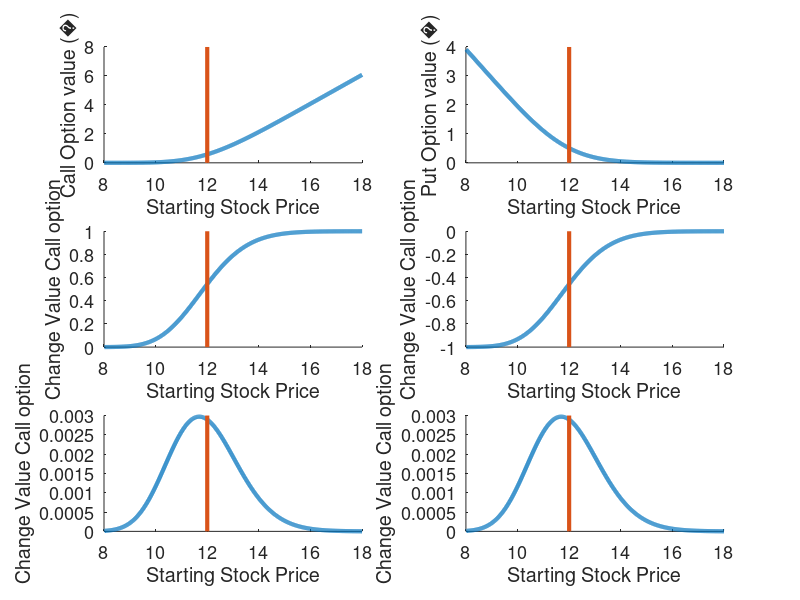

This chart was generated by the following MATLAB code:
%% Preambule
mu=0.02;
sigma=0.2;
time=82/252;
yield=0;
Strike=12;
Start=11;

%% 1D Plots
ValueCall=[];
ValuePut=[];
Startvec=[];
resolution=0.01;

for i=1:1000,
    Start=8+i*resolution;
    [A,B]=blsprice(Start,Strike,mu,time,sigma,yield);
    ValueCall(end+1)=A;
    ValuePut(end+1)=B;
    Startvec(end+1)=Start;
end
subplot(3,2,1)
hold on
plot(Startvec,ValueCall,'LineWidth',3)
plot([12,12],[0 8],'LineWidth',3)
hold off
xlabel('Starting Stock Price','FontSize', 15)
ylabel('Call Option value (�)','FontSize', 15)
set(gca,'FontSize',13)

subplot(3,2,2)
hold on
plot(Startvec,ValuePut,'LineWidth',3)
plot([12,12],[0 4],'LineWidth',3)
hold off
xlabel('Starting Stock Price','FontSize', 15)
ylabel('Put Option value (�)','FontSize', 15)
set(gca,'FontSize',13)

subplot(3,2,3)
hold on
plot(Startvec(2:end),diff(ValueCall)/resolution,'LineWidth',3)
plot([12,12],[0 1],'LineWidth',3)
hold off
xlabel('Starting Stock Price','FontSize', 15)
ylabel('Change Value Call option','FontSize', 15)
set(gca,'FontSize',13)

subplot(3,2,4)
hold on
plot(Startvec(2:end),diff(ValuePut)/resolution,'LineWidth',3)
plot([12,12],[-1 0],'LineWidth',3)
hold off
xlabel('Starting Stock Price','FontSize', 15)
ylabel('Change Value Call option','FontSize', 15)
set(gca,'FontSize',13)

subplot(3,2,5)
hold on
plot(Startvec,gradient(gradient(ValueCall))/resolution,'LineWidth',3)
plot([12,12],[0 0.003],'LineWidth',3)
hold off
xlabel('Starting Stock Price','FontSize', 15)
ylabel('Change Value Call option','FontSize', 15)
set(gca,'FontSize',13)

subplot(3,2,6)
hold on
plot(Startvec,gradient(gradient(ValuePut))/resolution,'LineWidth',3)
plot([12,12],[0 0.003],'LineWidth',3)
hold off
xlabel('Starting Stock Price','FontSize', 15)
ylabel('Change Value Call option','FontSize', 15)
set(gca,'FontSize',13)